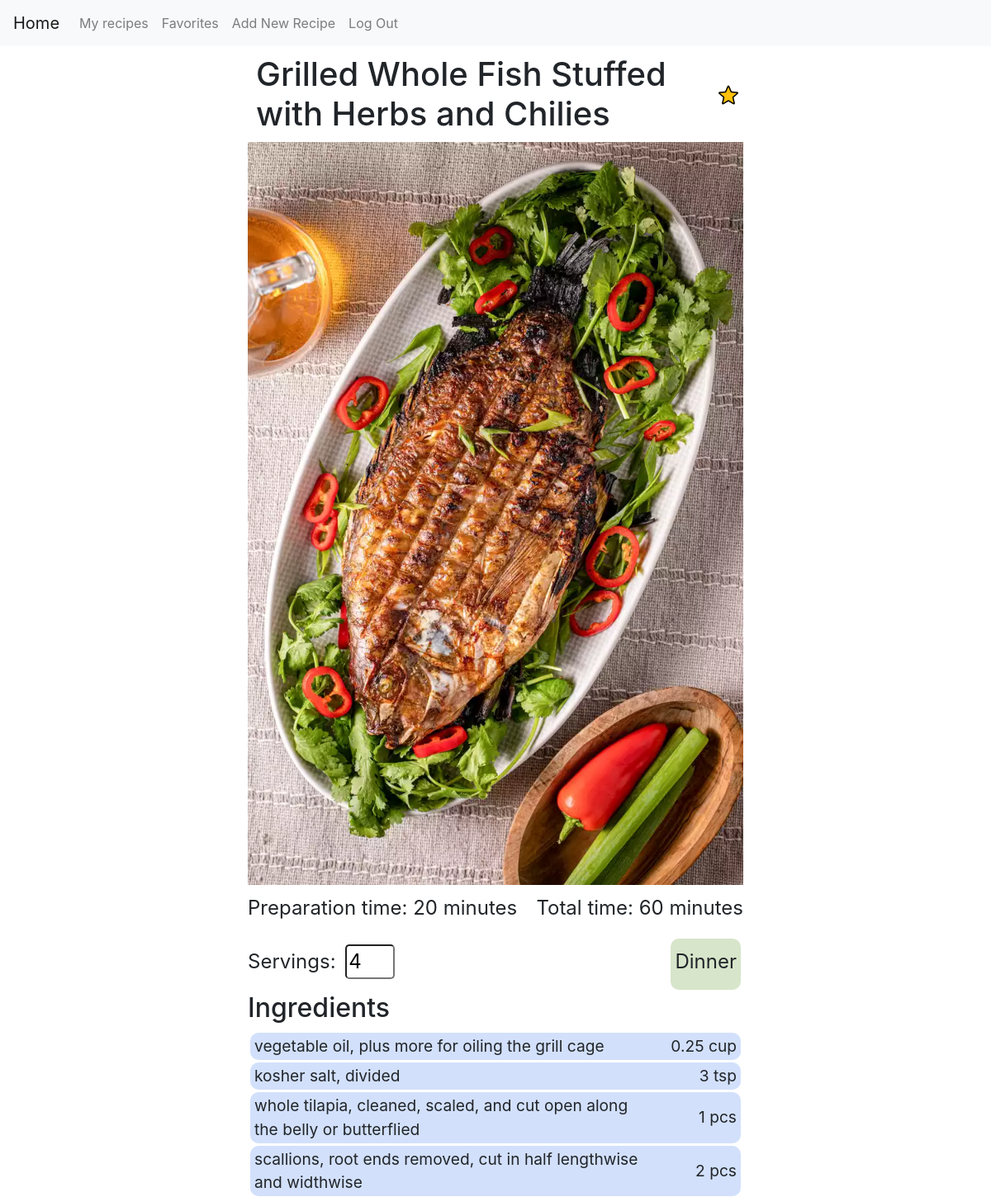
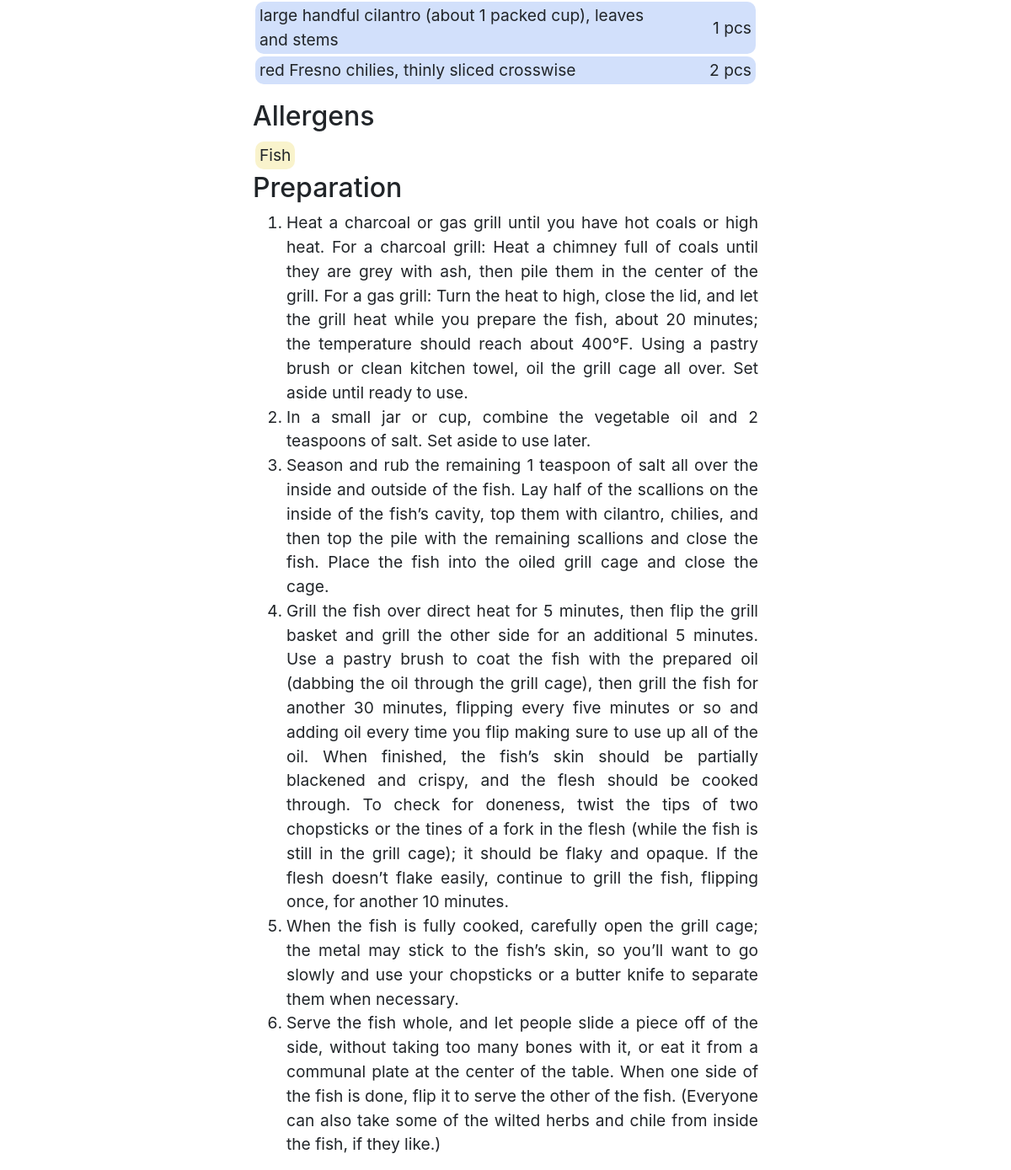
The page /recipe/31 (signed in) on the database its author committed (2 pictures, top to bottom).
### recipes/models.py (models this page shows, shortened)
class Recipe(models.Model):
    uploader = models.ForeignKey(
        User, on_delete=models.CASCADE, related_name="recipes")
    title = models.CharField(
        max_length=100, validators=[MaxLengthValidator(100)])
    image = models.ImageField(upload_to="recipe-images", blank=True, null=True)
    preparation = models.CharField(
        max_length=5000, validators=[MaxLengthValidator(5000)])
    upload_date = models.DateTimeField(auto_now_add=True)
    prep_time = models.IntegerField(blank=True, null=True)
    total_time = models.IntegerField(blank=True, null=True)
    servings = models.IntegerField(blank=True, null=True)
    favorites = models.ManyToManyField(
        User, related_name="favorite_recipes", blank=True)
    category = models.CharField(
        max_length=30, choices=CATEGORIES, default="snacks")
    allergens = models.ManyToManyField(
        Allergen, related_name="recipes", blank=True)

class Ingredient(models.Model):
    recipe = models.ForeignKey(
        Recipe, on_delete=models.CASCADE, related_name="ingredients")
    name = models.CharField(max_length=100, validators=[
                            MaxLengthValidator(100)])
    quantity = models.CharField(max_length=20)

class Allergen(models.Model):
    name = models.CharField(
        max_length=30, choices=ALLERGENS, blank=True, null=True, default=None, unique=True)

### recipes/views.py (the view)
# urls.py: path("recipe/<int:recipe_id>", views.recipe_site, name="recipe_site"),
def recipe_site(request, recipe_id):
    recipe = Recipe.objects.get(pk=recipe_id)
    favorites = request.user.favorite_recipes.all()
    steps = recipe.preparation.split("-step-")[1:]
    return render(request, "recipes/recipe.html", {
        "recipe": recipe,
        "favorites": favorites,
        "steps": steps,
        "referrer_url": request.META.get("HTTP_REFERER")
    })

### recipes/templates/recipes/recipe.html (shortened to what this page needs)
{% extends "recipes/layout.html" %}
{% load static %}
{% block body %}
<div id="recipe-main-container">
    <div>
        <div id="recipe-top-container">
            <div>
                <h1>{{ recipe.title }}</h1>
                {% if recipe.uploader == request.user %}
                <div>
                    <div id="options" class="flex-row-mid-vertical">
                        <img src="{% static 'images/options.png' %}" class="options" alt="Options">
                        <select>
                            <option value="" selected hidden></option>
                            <option value="edit">Edit</option>
                            <option value="delete">Delete</option>
                        </select>
                        <form id="edit" method="post" action="{% url 'edit' recipe.id %}">
                            {% csrf_token %}
                            <input type="hidden" name="method" value="edit">
                        </form>
                        <form id="delete" method="post" action="{% url 'edit' recipe.id %}">
                            {% csrf_token %}
                            <input type="hidden" name="method" value="delete">
                            <input type="hidden" name="redirect" value="{{ referrer_url }}">
                        </form>
                    </div>
                </div>
                {% else %}
                <div>
                    <button id="{{ recipe.id }}" class="star">
                        {% if recipe in favorites %}
                        <img src="{% static 'images/star-filled.png' %}" alt="remove">
                        {% else %}
                        <img src="{% static 'images/star-empty.png' %}" alt="add">
                        {% endif %}
                    </button>
                </div>
                {% endif %}
            </div>
            {% if recipe.image %}
            <img src="{{ recipe.image.url }}" alt="{{ recipe.image.name }}">
            {% else %}
            <img src="{% static 'images/meal_big.png' %}" alt="Recipe image placeholder">
            {% endif %}
            <div>
                {% if recipe.prep_time %}
                <p>Preparation time: {{ recipe.prep_time }} minutes</p>
                {% endif %}
                <p>Total time: {{ recipe.total_time }} minutes</p>
            </div>
            <div>
                <p>Servings: <input id="servings" type="number" min="1" max="999" value="{{ recipe.servings }}"></p>
                <p class="recipe-list-item">{{ recipe.get_category_display }}</p>
            </div>
            <h2>Ingredients</h2>
            <ul id="recipe-ingredients">
                {% for ingredient in recipe.ingredients.all %}
                <li class="recipe-list-item">
                    <div class="recipe-ingredient-name">{{ ingredient.name }}</div>
                    <div class="flex-column-mid-horizontal">
                        <div class="recipe-quantity">{{ ingredient.quantity }}</div>
                    </div>
                </li>
                {% endfor %}
            </ul>
        </div>
        <div class="left-align">
            <h2>Allergens</h2>
            {% if recipe.allergens.all|length > 0 %}
            <div class="flex-row">
                {% for allergen in recipe.allergens.all %}
                <div class="allergen-row recipe-list-item">{{ allergen.get_name_display }}</div>
                {% endfor %}
            </div>
            {% else %}
            No allergens listed for this recipe.
            {% endif %}
        </div>
        <div id="preparation-container" class="left-align">
            <h2>Preparation</h2>
            {% if steps|length == 1 %}
            <ul>
                <li>{{steps.0}}</li>
            </ul>
            {% else %}
            <ol>
                {% for step in steps %}
                <li>{{ step }}</li>
                {% endfor %}
            </ol>
            {% endif %}
        </div>
    </div>
</div>
{% endblock %}

### recipes/templates/recipes/layout.html (shortened to what this page needs)
{% load static %}
<!DOCTYPE html>
<html lang="en">
    <head>
        <link rel="stylesheet" href="https://stackpath.bootstrapcdn.com/bootstrap/4.4.1/css/bootstrap.min.css">
        <link href="{% static 'recipes/styles.css' %}" rel="stylesheet">
    </head>
    <body>
        <nav class="navbar navbar-expand-lg navbar-light bg-light">
            <a class="navbar-brand" href="{% url 'index' %}">Home</a>
            <div>
              <ul class="navbar-nav mr-auto">
                {% if user.is_authenticated %}
                    <li class="nav-item">
                        <a class="nav-link" href="{% url 'my_recipes' %}">My recipes</a>
                    </li>
                    <li class="nav-item">
                        <a class="nav-link" href="{% url 'favorites' %}">Favorites</a>
                    </li>
                    <li class="nav-item">
                        <a class="nav-link" href="{% url 'new' %}">Add New Recipe</a>
                    </li>
                    <li class="nav-item">
                        <a class="nav-link" href="{% url 'logout' %}">Log Out</a>
                    </li>
                {% endif %}
              </ul>
            </div>
          </nav>
        <div class="body">
            {% block body %}
            {% endblock %}
        </div>
    </body>
</html>

### recipes/static/recipes/styles.css (style rules this page uses)
h1 { margin: 10px; }
input { border-radius: 5px; margin: 0 5px; }
input[type=number] { width: 60px; }
ul li { list-style: none; }
.allergen-row { background-color: #F9F3CC !important; }
.flex-column-mid-horizontal { display: flex; flex-direction: column; justify-content: center; }
.flex-row { display: flex; flex-wrap: wrap; }
.flex-row div { font-size: 1.2rem; }
.left-align { align-items: flex-start; display: flex; flex-direction: column; padding: 0; width: 100%; }
.recipe-ingredient-name { max-width: 80%; }
.recipe-list-item { background-color: #D7E5CA; border-radius: 10px; margin: 3px; padding: 2px 5px; }
.recipe-quantity { align-items: center; display: flex; }
#preparation-container li { text-align: justify; }
#recipe-ingredients { padding: 0; }
#recipe-ingredients li { background-color: #D2E0FB; display: flex; justify-content: space-between; }
#recipe-main-container { align-items: center; display: flex; flex-direction: column; width: 100%; }
#recipe-main-container>div { align-items: center; display: flex; flex-direction: column; min-width: 600px; width: 40%; }
#recipe-main-container li { font-size: 1.2rem; }
#recipe-top-container { justify-content: center; flex-direction: column; display: flex; width: 100%; }
#recipe-top-container button { background-color: transparent; border: none; }
#recipe-top-container>div { display: flex; justify-content: space-between; }
#recipe-top-container>div>div { align-items: center; display: flex; position: relative; }
#recipe-top-container p { font-size: 1.5rem; padding-top: 10px; }

### rows shown on the page
Recipe: title "Grilled Whole Fish Stuffed with Herbs and Chilies", image (picture), prep_time "20", total_time "60", servings "4", category "Dinner"
Ingredient: name "vegetable oil, plus more for oiling the grill cage", quantity "0.25 cup"
Ingredient: name "kosher salt, divided", quantity "3 tsp"
Ingredient: name "whole tilapia, cleaned, scaled, and cut open along the belly or butterflied", quantity "1 pcs"
Ingredient: name "scallions, root ends removed, cut in half lengthwise and widthwise", quantity "2 pcs"
Ingredient: name "large handful cilantro (about 1 packed cup), leaves and stems", quantity "1 pcs"
Ingredient: name "red Fresno chilies, thinly sliced crosswise", quantity "2 pcs"
Allergen: name "Fish"

### other values the page prints
{{ step }} "In a small jar or cup, combine the vegetable oil and 2 teaspoons of salt. Set aside to use later."
